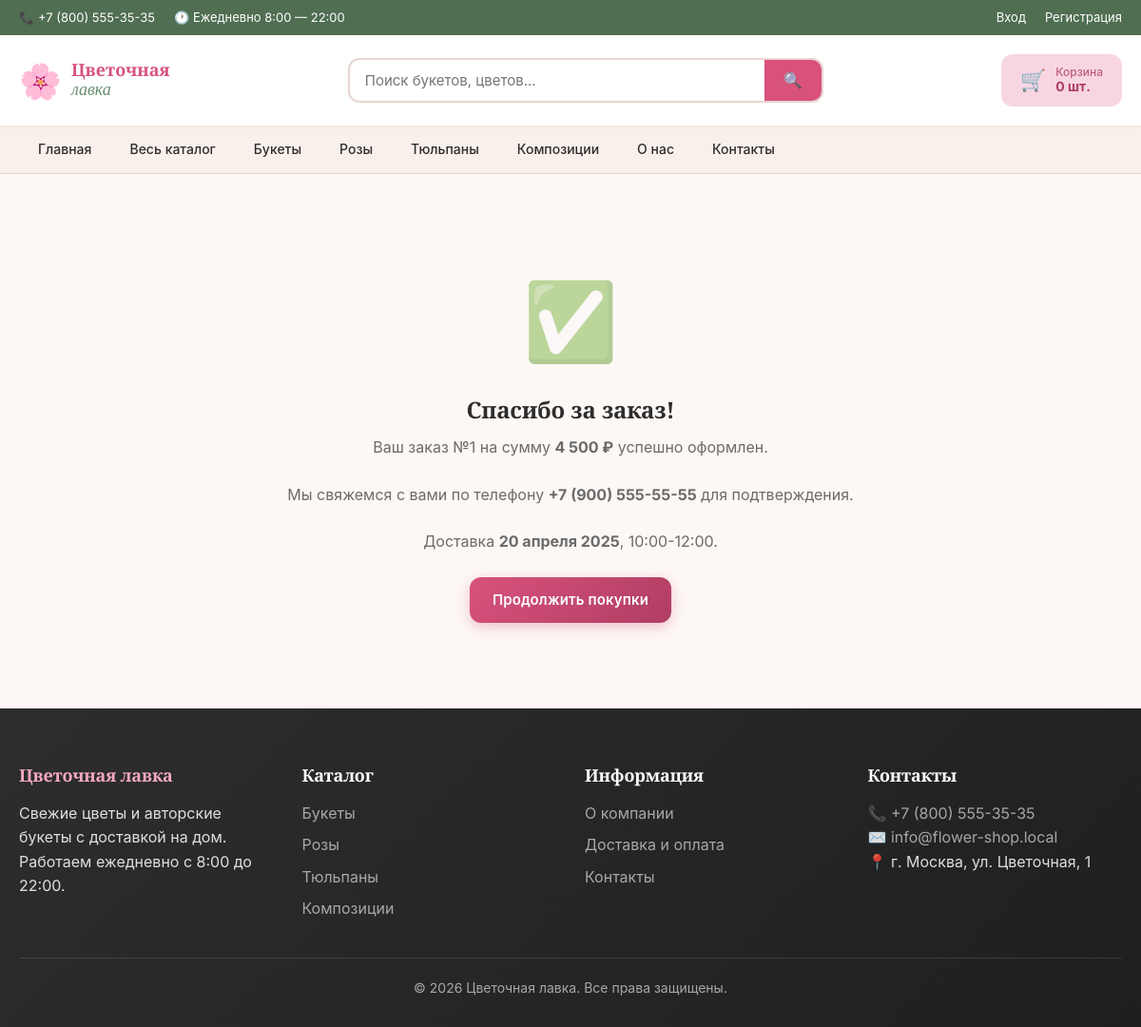
The page /pages/order_success.php?id=1 on the database its author committed.
### tables this page shows
CREATE TABLE `categories` (
  `id` INT(11) NOT NULL AUTO_INCREMENT,
  `name` VARCHAR(100) NOT NULL COMMENT 'Название категории',
  `slug` VARCHAR(100) NOT NULL UNIQUE COMMENT 'URL-имя',
  `description` TEXT DEFAULT NULL COMMENT 'Описание',
  `image` VARCHAR(255) DEFAULT NULL COMMENT 'Изображение',
  `parent_id` INT(11) DEFAULT NULL COMMENT 'Родительская категория',
  PRIMARY KEY (`id`),
  KEY `idx_slug` (`slug`),
  KEY `idx_parent` (`parent_id`),
  CONSTRAINT `fk_categories_parent` FOREIGN KEY (`parent_id`) REFERENCES `categories` (`id`) ON DELETE SET NULL
);

CREATE TABLE `orders` (
  `id` INT(11) NOT NULL AUTO_INCREMENT,
  `user_id` INT(11) DEFAULT NULL COMMENT 'ID пользователя (NULL для гостей)',
  `total_amount` DECIMAL(10,2) NOT NULL DEFAULT 0.00 COMMENT 'Сумма заказа',
  `status` ENUM('new','processing','delivery','completed','cancelled') NOT NULL DEFAULT 'new' COMMENT 'Статус заказа',
  `delivery_address` VARCHAR(500) NOT NULL COMMENT 'Адрес доставки',
  `delivery_date` DATE NOT NULL COMMENT 'Дата доставки',
  `delivery_time` VARCHAR(50) DEFAULT NULL COMMENT 'Время доставки',
  `recipient_name` VARCHAR(100) NOT NULL COMMENT 'Имя получателя',
  `recipient_phone` VARCHAR(20) NOT NULL COMMENT 'Телефон получателя',
  `payment_method` ENUM('cash','card','online') NOT NULL DEFAULT 'cash' COMMENT 'Способ оплаты',
  `comment` TEXT DEFAULT NULL COMMENT 'Комментарий',
  `promocode_id` INT(11) DEFAULT NULL COMMENT 'Применённый промокод',
  `created_at` TIMESTAMP NOT NULL DEFAULT CURRENT_TIMESTAMP,
  PRIMARY KEY (`id`),
  KEY `idx_user` (`user_id`),
  KEY `idx_status` (`status`),
  KEY `idx_created` (`created_at`),
  CONSTRAINT `fk_orders_user` FOREIGN KEY (`user_id`) REFERENCES `users` (`id`) ON DELETE SET NULL
);

### includes/functions.php (called while the page is built, shortened)
<?php
function e(string $string): string
{
    return htmlspecialchars($string ?? '', ENT_QUOTES | ENT_HTML5, 'UTF-8');
}
function isLoggedIn(): bool
{
    return !empty($_SESSION['user_id']);
}
function getCart(): array
{
    return $_SESSION['cart'] ?? [];
}
function cartCount(): int
{
    $cart = getCart();
    return array_sum(array_column($cart, 'quantity'));
}
function formatPrice($price): string
{
    return number_format((float)$price, 0, '.', ' ') . ' ₽';
}
function formatDate(string $date, bool $withTime = false): string
{
    $months = [
        '01' => 'января', '02' => 'февраля', '03' => 'марта',
        '04' => 'апреля', '05' => 'мая', '06' => 'июня',
        '07' => 'июля', '08' => 'августа', '09' => 'сентября',
        '10' => 'октября', '11' => 'ноября', '12' => 'декабря'
    ];
    $ts = strtotime($date);
    $result = date('j', $ts) . ' ' . $months[date('m', $ts)] . ' ' . date('Y', $ts);
    return $result;
}

### includes/db.php (called while the page is built, shortened)
<?php
class Database
{
    private static ?Database $instance = null;
    private PDO $pdo;
    private function __construct()
    {
        try {
            $dsn = 'mysql:host=' . DB_HOST . ';dbname=' . DB_NAME . ';charset=' . DB_CHARSET;
            $options = [
                PDO::ATTR_ERRMODE => PDO::ERRMODE_EXCEPTION,
                PDO::ATTR_DEFAULT_FETCH_MODE => PDO::FETCH_ASSOC,
                PDO::ATTR_EMULATE_PREPARES => false,
                PDO::MYSQL_ATTR_INIT_COMMAND => "SET NAMES utf8mb4 COLLATE utf8mb4_unicode_ci"
            ];
            $this->pdo = new PDO($dsn, DB_USER, DB_PASS, $options);
        } catch (PDOException $e) {
            if (DEBUG_MODE) {
                die('Ошибка подключения к БД: ' . $e->getMessage());
            } else {
                die('Ошибка подключения к базе данных. Обратитесь к администратору.');
            }
        }
    }
    public static function getInstance(): Database
    {
        if (self::$instance === null) {
            self::$instance = new self();
        }
        return self::$instance;
    }
    public function query(string $sql, array $params = []): PDOStatement
    {
        try {
            $stmt = $this->pdo->prepare($sql);
            $stmt->execute($params);
            return $stmt;
        } catch (PDOException $e) {
            if (DEBUG_MODE) {
                die('Ошибка SQL: ' . $e->getMessage() . '<br>SQL: ' . $sql);
            } else {
                die('Произошла ошибка при работе с базой данных.');
            }
        }
    }
    public function fetchOne(string $sql, array $params = []): ?array
    {
        $stmt = $this->query($sql, $params);
        $result = $stmt->fetch();
        return $result ?: null;
    }
    public function fetchAll(string $sql, array $params = []): array
    {
        return $this->query($sql, $params)->fetchAll();
    }
}
function db(): Database
{
    return Database::getInstance();
}

### pages/order_success.php (the view, shortened to what this page needs)
<?php
require_once __DIR__ . '/../includes/db.php';
require_once __DIR__ . '/../includes/functions.php';
$orderId = (int)($_GET['id'] ?? 0);
$order = null;
if ($orderId) {
    $order = db()->fetchOne("SELECT * FROM orders WHERE id = ?", [$orderId]);
}
include __DIR__ . '/../includes/header.php';
?>
<div class="container">
    <div class="cart-empty">
        <div class="cart-empty__icon">✅</div>
        <h2>Спасибо за заказ!</h2>
        <?php if ($order): ?>
            <p>Ваш заказ №<?= $order['id'] ?> на сумму <strong><?= formatPrice($order['total_amount']) ?></strong> успешно оформлен.</p>
            <p>Мы свяжемся с вами по телефону <strong><?= e($order['recipient_phone']) ?></strong> для подтверждения.</p>
            <p>Доставка <strong><?= formatDate($order['delivery_date']) ?></strong>, <?= e($order['delivery_time']) ?>.</p>
        <?php else: ?>
            <p>Ваш заказ принят в обработку.</p>
        <?php endif; ?>
        <div class="mt-3">
            <a href="/pages/catalog.php" class="btn btn--primary">Продолжить покупки</a>
        </div>
    </div>
</div>
<?php include __DIR__ . '/../includes/footer.php'; ?>

### includes/header.php (shortened to what this page needs)
<?php
$menuCategories = db()->fetchAll(
    "SELECT * FROM categories WHERE parent_id IS NULL ORDER BY id"
);
?>
<!DOCTYPE html>
<html lang="ru">
<head>
    <link rel="stylesheet" href="/assets/css/style.css">
</head>
<body>
<div class="topbar">
    <div class="container">
        <div class="topbar__left">
            <span class="topbar__item">📞 <a href="tel:<?= preg_replace('/[^+0-9]/', '', SITE_PHONE) ?>"><?= e(SITE_PHONE) ?></a></span>
            <span class="topbar__item">🕐 Ежедневно 8:00 — 22:00</span>
        </div>
        <div class="topbar__right">
            <?php if (isLoggedIn()): ?>
                <a href="/pages/account.php" class="topbar__link">Личный кабинет</a>
                <?php if (isAdmin()): ?>
                    <a href="/admin/" class="topbar__link">Админ-панель</a>
                <?php endif; ?>
                <a href="/logout.php" class="topbar__link">Выход</a>
            <?php else: ?>
                <a href="/login.php" class="topbar__link">Вход</a>
                <a href="/register.php" class="topbar__link">Регистрация</a>
            <?php endif; ?>
        </div>
    </div>
</div>
<header class="header">
    <div class="container header__inner">
        <a href="/" class="logo">
            <span class="logo__icon">🌸</span>
            <span class="logo__text">Цветочная<br><i>лавка</i></span>
        </a>
        <form action="/pages/catalog.php" method="GET" class="search">
            <input type="text" name="search" class="search__input" placeholder="Поиск букетов, цветов..." value="<?= e($_GET['search'] ?? '') ?>">
            <button type="submit" class="search__btn">🔍</button>
        </form>
        <div class="header__actions">
            <a href="/pages/cart.php" class="cart-link">
                <span class="cart-link__icon">🛒</span>
                <span class="cart-link__text">
                    <span class="cart-link__label">Корзина</span>
                    <span class="cart-link__count"><?= cartCount() ?> шт.</span>
                </span>
            </a>
        </div>
    </div>
</header>
<nav class="nav">
    <div class="container">
        <ul class="nav__list">
            <li><a href="/" class="nav__link">Главная</a></li>
            <li><a href="/pages/catalog.php" class="nav__link">Весь каталог</a></li>
            <?php foreach ($menuCategories as $cat): ?>
                <li>
                    <a href="/pages/catalog.php?category=<?= e($cat['slug']) ?>" class="nav__link">
                        <?= e($cat['name']) ?>
                    </a>
                </li>
            <?php endforeach; ?>
            <li><a href="/pages/about.php" class="nav__link">О нас</a></li>
            <li><a href="/pages/contacts.php" class="nav__link">Контакты</a></li>
        </ul>
    </div>
</nav>
<main class="main">

### rows shown on the page
categories: name "Букеты"
categories: name "Розы"
categories: name "Тюльпаны"
categories: name "Композиции"
orders: id "1", total_amount "4 500 ₽", recipient_phone "+7 (900) 555-55-55", delivery_date "20 апреля 2025", delivery_time "10:00-12:00"

### other values the page prints
SITE_PHONE "+7 (800) 555-35-35"
cartCount() "0"
SITE_EMAIL "info@flower-shop.local"
SITE_NAME "Цветочная лавка"
